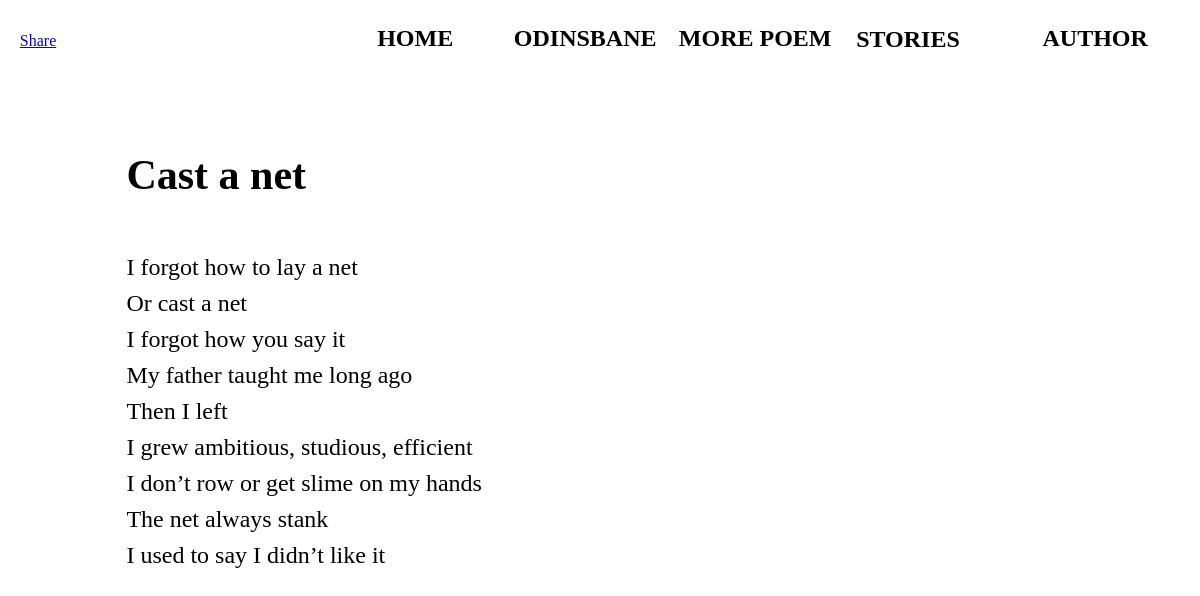
Page /poem on the committed database.
### sigurd/models.py (models this page shows)
class Poem(models.Model):
    title = models.CharField(max_length=200, null=True)
    text = models.TextField(null=True)

### sigurd/views.py (the view)
# urls.py: path('poem', views.poem, name='poem'),
def poem(request):
    num_poems = Poem.objects.all().count()
    poem = Poem.objects.get(pk=np.random.randint(1,num_poems + 1))
    return render(request, 'poem.html', {'poem': poem})

### sigurd/templates/poem.html (shortened to what this page needs)
{% load static %}
<link rel="stylesheet" type="text/css" href="{% static 'poem.css' %}">
<!DOCTYPE html>
<html lang="en">
<head>
</head>
<body>
<div class="buttonBox">
    <form action='/' method='GET'>
        <button type='submit'>HOME</button>
    </form>
    <form action='/odinsbane' method='GET'>
        <button type='submit'>ODINSBANE</button>
    </form>
    <form action='/poem' method='GET'>
        <button type='submit'>MORE POEM</button>
    </form>
    <div class="dropdown">
        <label for="dropcheck" class="dropbtn">STORIES</label>
    </div>
    <form action='/author' method='GET'>
        <button type='submit'>AUTHOR</button>
    </form>
</div>
<div class="fb-share-button" data-href="https://www.sigurdvidarsson.com/poem" data-layout="button_count" data-size="small">
    <a target="_blank" href="https://www.facebook.com/sharer/sharer.php?u=https%3A%2F%2Fwww.sigurdvidarsson.com%2Fpoem&amp;src=sdkpreparse" class="fb-xfbml-parse-ignore">Share</a>
</div>
<div class="poemBody">
    <h3>
        {{ poem.title }}
    </h3>
    {{ poem.text|linebreaks }}
</div>
</body>
</html>

### sigurd/static/poem.css (style rules this page uses)
label.dropbtn { border: none; width: 90px; font-family: Arial sans serif; font-size: 12px; background-color: rgba(0,0,0,0); color: rgb(0,0,0); font-weight: bold; float: right; position: relative; top: 0.6vh; left: 2vh; display:block; cursor:pointer; }
@media (min-width: 60em) { label.dropbtn { font-size: 24px; width: 170px; font-family: Arial sans serif; top: 0; } }
div.fb-share-button { position: relative; left: 1%; top: 3vh; }
div.dropdown { position: relative; display: inline-block; }
div.buttonBox { position: absolute; right: 1%; top: 2vh; font-size: 0; }
button { border: none; font-family: Arial sans serif; font-size: 12px; background-color: rgba(0,0,0,0); width: 90px; color: black; font-weight: bold; float: right; display: block; margin: -10px; }
@media (min-width: 60em) { button { font-size: 24px; width: 170px; color: black; font-family: Arial sans serif; margin: 0; } }
form { display: inline-block; }
h3 { font-size: 24px; font-family: Arial sans serif; }
@media (min-width: 60em) { h3 { font-size: 42px; font-family: Arial sans serif; } }
body { position: relative; }
body:after { position: fixed; top: 0; left: 0; height: 100%; width: 100%; content: ''; background-image: url("images/poem-background mobile.jpg"); z-index: -1; background-size: cover; background-repeat: no-repeat; background-color: #000; background-position: top left; }
@media (min-width: 30em) and (orientation: landscape) { body:after { background: white url("images/poem-background landscape.jpg") no-repeat center center; background-size: 100vw 100vh; } }
@media (min-width: 60em) { body:after { background: white url("images/poem-background.jpg") no-repeat center center; background-size: 100vw 100vh; } }
div.poemBody { line-height: 1.5; height: auto; font-size: 14px; font-family: Arial sans serif; position: absolute; top: 12%; padding: 16px; }
@media (min-width: 60em) { div.poemBody { position: absolute; top: 12%; left: 10%; font-size: 24px; font-family: Arial sans serif; padding: 0px; } }

### rows in the picture
Poem: title "Cast a net", text "I forgot how to lay a net Or cast a net I forgot how you say it My father taught me long ago Then I left I grew ambitious, studious, efficient I don’t row or get slime on my hands The net always stank I used to say I didn’t like it"
